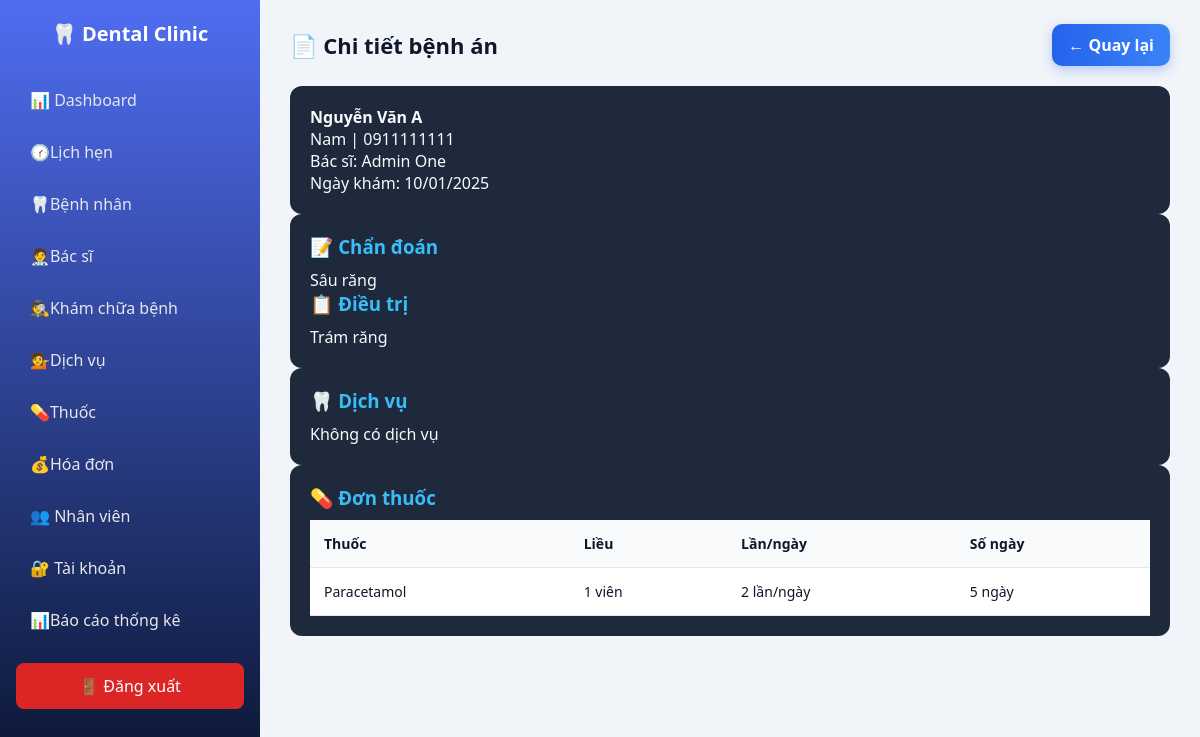
The app's page /dental_management/dashboard/dashboard.php?page=medical_history&record_id=1 (signed in) with its own data.
### tables this page shows
CREATE TABLE `medical_records` (
  `record_id` int(11) NOT NULL,
  `patient_id` int(11) NOT NULL,
  `doctor_id` int(11) NOT NULL,
  `appointment_id` int(11) DEFAULT NULL,
  `visit_date` date NOT NULL,
  `symptoms` text DEFAULT NULL,
  `diagnosis` text DEFAULT NULL,
  `treatment_plan` text DEFAULT NULL,
  `notes` text DEFAULT NULL,
  `status` enum('Đang khám','Hoàn tất') DEFAULT 'Đang khám',
  `created_at` timestamp NOT NULL DEFAULT current_timestamp(),
  `updated_at` timestamp NOT NULL DEFAULT current_timestamp() ON UPDATE current_timestamp()
);

CREATE TABLE `patients` (
  `patient_id` int(11) NOT NULL,
  `full_name` varchar(100) NOT NULL,
  `gender` enum('Nam','Nữ','Khác') DEFAULT NULL,
  `dob` date DEFAULT NULL,
  `phone` varchar(15) DEFAULT NULL,
  `address` varchar(255) DEFAULT NULL,
  `created_at` timestamp NOT NULL DEFAULT current_timestamp(),
  `status` enum('Hoạt động','Ngưng') DEFAULT 'Hoạt động'
);

CREATE TABLE `users` (
  `user_id` int(11) NOT NULL,
  `username` varchar(50) NOT NULL,
  `password` varchar(255) NOT NULL,
  `full_name` varchar(100) DEFAULT NULL,
  `role` enum('ADMIN','DOCTOR','RECEPTIONIST') NOT NULL,
  `status` tinyint(4) DEFAULT 1,
  `created_at` timestamp NOT NULL DEFAULT current_timestamp(),
  `staff_id` int(11) DEFAULT NULL,
  `doctor_id` int(11) DEFAULT NULL
);

CREATE TABLE `prescription_items` (
  `item_id` int(11) NOT NULL,
  `prescription_id` int(11) NOT NULL,
  `medicine_id` int(11) NOT NULL,
  `dosage` varchar(100) DEFAULT NULL,
  `frequency` varchar(100) DEFAULT NULL,
  `duration` varchar(50) DEFAULT NULL,
  `quantity` int(11) NOT NULL DEFAULT 1
);

CREATE TABLE `medicines` (
  `medicine_id` int(11) NOT NULL,
  `medicine_name` varchar(100) NOT NULL,
  `unit` varchar(50) DEFAULT NULL,
  `price` decimal(10,2) DEFAULT NULL,
  `description` text DEFAULT NULL,
  `stock` int(11) NOT NULL DEFAULT 0
);

### dental_management/dashboard/pages/medical_history.php (the view, shortened to what this page needs)
<?php
require_once __DIR__ . "/../../api/db.php";
$record_id = (int)($_GET['record_id'] ?? 0);
$stmt = $pdo->prepare("
    SELECT
        m.*,
        p.full_name AS patient_name,
        p.gender,
        p.phone,
        u.full_name AS doctor_name
    FROM medical_records m
    JOIN patients p ON m.patient_id = p.patient_id
    JOIN users u ON m.doctor_id = u.user_id
    WHERE m.record_id = ?
");
$stmt->execute([$record_id]);
$record = $stmt->fetch(PDO::FETCH_ASSOC);
$services = $pdo->prepare("
    SELECT s.service_name, ms.quantity, s.price
    FROM medical_services ms
    JOIN services s ON ms.service_id = s.service_id
    WHERE ms.record_id = ?
");
$services->execute([$record_id]);
$services = $services->fetchAll();
$medicines = $pdo->prepare("
    SELECT m.medicine_name, pi.dosage, pi.frequency, pi.duration
    FROM prescription_items pi
    JOIN prescriptions p ON pi.prescription_id = p.prescription_id
    JOIN medicines m ON pi.medicine_id = m.medicine_id
    WHERE p.record_id = ?
");
$medicines->execute([$record_id]);
$medicines = $medicines->fetchAll();
?>
<div class="page-header">
    <h2>📄 Chi tiết bệnh án</h2>
    <a href="javascript:history.back()" class="btn-add">← Quay lại</a>
</div>
<div class="medical-card">
    <p><b><?= htmlspecialchars($record['patient_name']) ?></b></p>
    <p><?= $record['gender'] ?> | <?= $record['phone'] ?></p>
    <p>Bác sĩ: <?= htmlspecialchars($record['doctor_name']) ?></p>
    <p>Ngày khám: <?= date('d/m/Y', strtotime($record['visit_date'])) ?></p>
</div>
<div class="medical-card">
    <h3>📝 Chẩn đoán</h3>
    <p><?= nl2br(htmlspecialchars($record['diagnosis'])) ?></p>
    <h3>📋 Điều trị</h3>
    <p><?= nl2br(htmlspecialchars($record['treatment_plan'])) ?></p>
</div>
<div class="medical-card full">
    <h3>🦷 Dịch vụ</h3>
    <?php if (!$services): ?>
        <p>Không có dịch vụ</p>
    <?php endif; ?>
</div>
<div class="medical-card full">
    <h3>💊 Đơn thuốc</h3>
    <?php if (!$medicines): ?>
        <p>Không có thuốc</p>
    <?php else: ?>
    <table class="medical-table">
        <tr>
            <th>Thuốc</th>
            <th>Liều</th>
            <th>Lần/ngày</th>
            <th>Số ngày</th>
        </tr>
        <?php foreach ($medicines as $m): ?>
        <tr>
            <td><?= htmlspecialchars($m['medicine_name']) ?></td>
            <td><?= $m['dosage'] ?></td>
            <td><?= $m['frequency'] ?></td>
            <td><?= $m['duration'] ?></td>
        </tr>
        <?php endforeach; ?>
    </table>
    <?php endif; ?>
</div>

### dental_management/dashboard/dashboard.css (style rules this page uses)
* { margin: 0; padding: 0; box-sizing: border-box; font-family: "Segoe UI", Tahoma, sans-serif; }
body { background: #f1f5f9; color: #0f172a; }
body { display: flex; min-height: 100vh; }
table { width: 100%; border-collapse: collapse; }
table th, table td { padding: 12px; text-align: left; font-size: 14px; }
table th { color: #334155; font-weight: 600; }
table tr { border-bottom: 1px solid #e5e7eb; }
table tr:last-child { border-bottom: none; }
.page-header { display: flex; justify-content: space-between; align-items: center; margin-bottom: 20px; }
.page-header h2 { font-size: 22px; color: #0f172a; }
.btn-add { background: linear-gradient(90deg, #2563eb, #3b82f6); color: #fff; padding: 10px 16px; border-radius: 10px; text-decoration: none; font-weight: 600; box-shadow: 0 4px 12px rgba(37,99,235,0.3); }
.medical-card { background: #1e293b; padding: 20px; border-radius: 12px; color: #f8fafc; }
.medical-card h3 { margin-bottom: 10px; color: #38bdf8; }
.medical-card.full { grid-column: 1 / -1; }
.medical-table { width: 100%; border-collapse: collapse; }
.medical-table th, .medical-table td { padding: 14px; border-bottom: 1px solid #e5e7eb; }
.medical-table th { background: #f8fafc; font-weight: 600; }
.medical-card select, .medical-card option, .medical-card input, .medical-card textarea, .medical-card table, .medical-card table td, .medical-card table th { color: #0f172a !important; background: #fff !important; }
.medical-card table th { background: #f8fafc !important; }

### records on screen
medical_records: patient.full_name "Nguyễn Văn A", patient.gender "Nam", patient.phone "0911111111", users.full_name "Admin One", visit_date "10/01/2025", diagnosis "Sâu răng", treatment_plan "Trám răng"
prescription_items: medicine.medicine_name "Paracetamol", dosage "1 viên", frequency "2 lần/ngày", duration "5 ngày"
